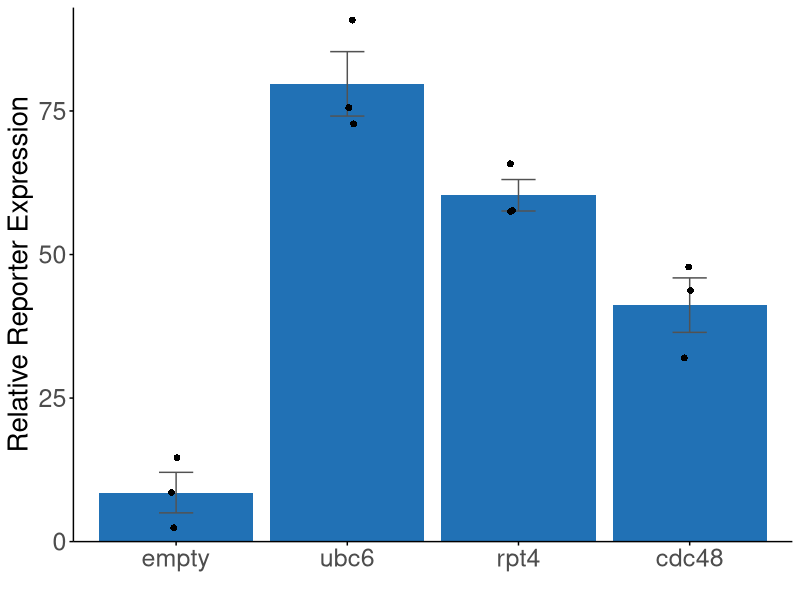

Generate this figure with R:
library(ggplot2)

setwd("~/CiBERopt_main/CiberOpt_fig3/cl1_guide_validation/")

cq = read.csv("cl1_guides_qpcr.csv")
#collapse technical replicates
cq = aggregate(Ct..dR. ~ label, cq, mean)
cq$target = sapply(strsplit(cq$label,'_'),'[[',3)
cq$condition = paste0(sapply(strsplit(cq$label,'_'),'[[',1),'_',sapply(strsplit(cq$label,'_'),'[[',2))

df = as.data.frame.matrix(t(xtabs(Ct..dR. ~ target + condition,cq)))

df$condition = sapply(strsplit(rownames(df),'_'),'[[',1)
df$diff = 2^-(df$YFP-df$CFP)

df$condition = factor(df$condition, levels=c('empty','ubc6','rpt4','cdc48'))

qpcr_plot = ggplot(df, aes(x=condition, y=diff, fill='black')) + 
  geom_bar(position='dodge', stat='summary',fun.y='mean', fill='#2171b5')+ 
  geom_errorbar(stat = 'summary', position = 'dodge', width = 0.2,color='#525252') + 
  geom_point(aes(x = condition), shape = 16, size = 2, 
             position = position_jitterdodge(jitter.width = 0.1, dodge.width = 1)) + 
  theme_classic() + ylab('Relative Reporter Expression') + xlab('') + 
  scale_y_continuous(expand=c(0.0,0.0),limits=c(0,93)) +
  theme(panel.grid = element_blank(),
        axis.line = element_line(color = "black"),
        axis.ticks = element_line(color = "black",),
        axis.ticks.length = unit(0.1,'cm'),
        axis.text = element_text(size=18),
        axis.title.y=element_text(size=20),
        legend.position = "none",
        panel.border = element_blank())

if(!file.exists('cl1_validation.pdf')){
  ggsave('cl1_validation.pdf',qpcr_plot, height=3,width=2.5, units = 'in')
}
